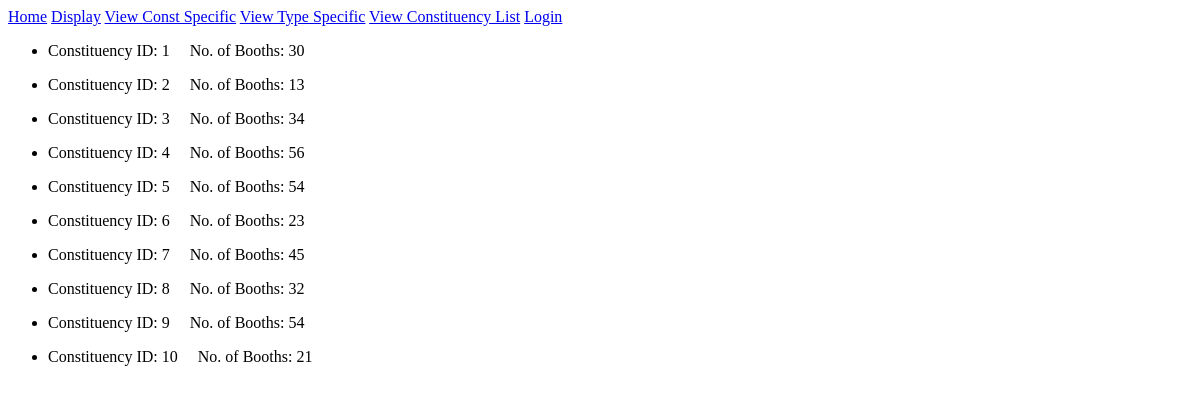
The app's page /accounts/constituency_list/, older data.
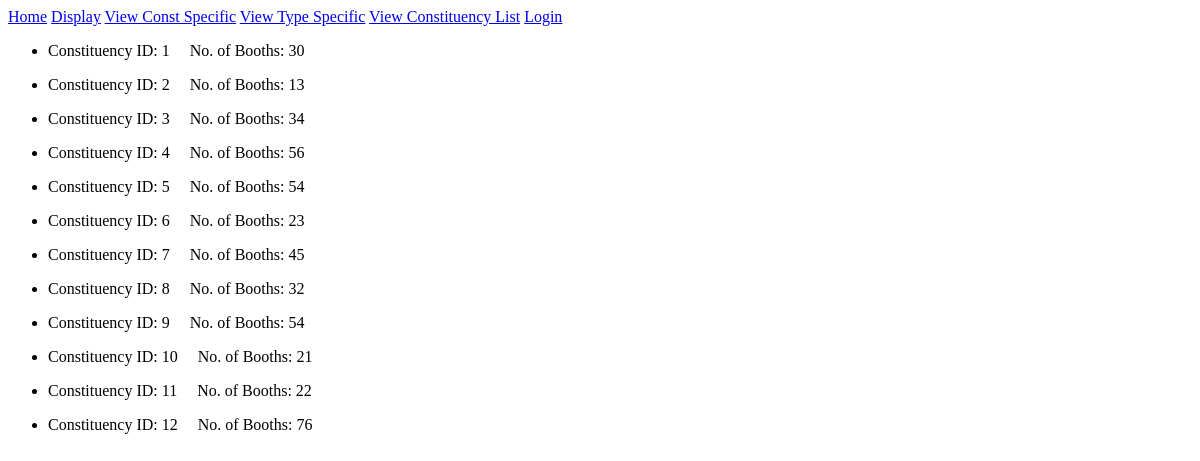
The same page, newer data.
### accounts/models.py (models this page shows, shortened)
class Constituency(models.Model):
    id = models.PositiveIntegerField(primary_key=True)
    booth = models.PositiveIntegerField(default=0)

### accounts/views.py (the view)
# urls.py: path('constituency_list/', views.ConstituencyList.as_view(), name = 'constituency_list'),
class ConstituencyList(generic.ListView):
    model = models.Constituency
    template_name = "accounts/constituency_list.html"

### accounts/context_processors.py (called while the page is built)
def GovList(request):
    id_list = [u['user'] for u in acc_models.GovUser.objects.all().values('user')]
    govname_list=[]
    for num in id_list:
        temp = User.objects.get(id__iexact = num)
        temp_name = temp.username
        govname_list.append(temp_name)
    return {'govname_list':govname_list}

### accounts/templates/accounts/constituency_list.html (shortened to what this page needs)
{% extends 'base.html' %}
{% block content %}
	<ul>
		{% for const in constituency_list %}
			<li>
				<p>Constituency ID: {{const.id}} &nbsp; &nbsp; No. of Booths: {{const.booth}}</p>
			</li>
		{% endfor %}
	</ul>
{% endblock %}

Row changes from the older to the newer data that the page shows:
added Constituency: id "11", booth "22"
added Constituency: id "12", booth "76"
